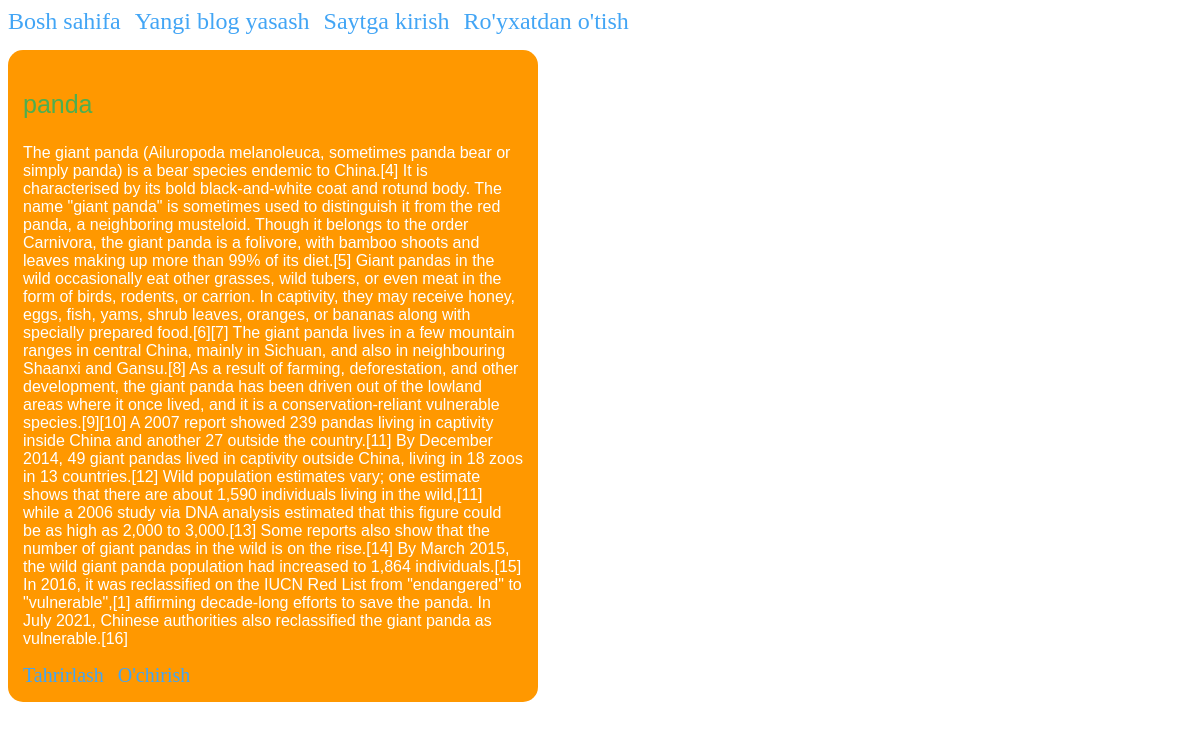
The app's page /blog/4 with its own data.
### blog/models.py (models this page shows, shortened)
class Post(models.Model):
    title = models.CharField(max_length=200)
    author = models.ForeignKey(
        'auth.User',
        on_delete=models.CASCADE
    )
    body = models.TextField()

### blog/views.py (the view)
# urls.py: path('blog/<int:pk>', DetailPage.as_view(), name='detail'),
class DetailPage(DetailView):
    model = Post
    template_name = 'blog_detail.html'

### templates/blog_detail.html
{%extends 'base.html'%}
{%block content%}
    <div class="blog">
        <p class="title">{{post.title}}</p>
        <p>{{post.body}}</p>
        <a href="{%url 'update' post.pk%}">Tahrirlash</a>
        <a href="{%url 'delete' post.pk%}" style="margin-left:10px;">O'chirish</a>
    </div>
{%endblock content%}

### templates/base.html (style rules this page uses)
a { text-decoration:none; }
.blog { width:500px; background-color:#ff9800; border-radius:15px; padding:15px; margin-top:15px; }
.blog p { color:#fff; font-family:sans-serif; }
.blog a { color:#42a5f5; font-size:20px; }
.title { color:#4caf50 !important; font-size:25px; }

### records on screen
Post: title "panda", body "The giant panda (Ailuropoda melanoleuca, sometimes panda bear or simply panda) is a bear species endemic to China.[4] It is characterised by its bold black-and-white coat and rotund body. The name \"giant panda\" is sometimes used to distinguish it from the red panda, a neighboring musteloid. Though it belongs to the order Carnivora, the giant panda is a folivore, with bamboo shoots and leaves making up more than 99% of its diet.[5] Giant pandas in the wild occasionally eat other grasses, wild tubers, or even meat in the form of birds, rodents, or carrion. In captivity, they may receive honey, eggs, fish, yams, shrub leaves, oranges, or bananas along with specially prepared food.[6][7] The…"
